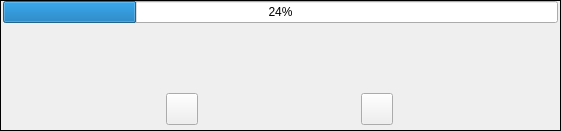
<?xml version="1.0" encoding="UTF-8"?>
<ui version="4.0">
 <class>AssetFaceWidget</class>
 <widget class="QWidget" name="AssetFaceWidget">
  <property name="geometry">
   <rect>
    <x>0</x>
    <y>0</y>
    <width>561</width>
    <height>131</height>
   </rect>
  </property>
  <property name="sizePolicy">
   <sizepolicy hsizetype="Expanding" vsizetype="Preferred">
    <horstretch>0</horstretch>
    <verstretch>0</verstretch>
   </sizepolicy>
  </property>
  <property name="minimumSize">
   <size>
    <width>0</width>
    <height>0</height>
   </size>
  </property>
  <property name="maximumSize">
   <size>
    <width>16777215</width>
    <height>16777215</height>
   </size>
  </property>
  <property name="windowTitle">
   <string>Form</string>
  </property>
  <layout class="QHBoxLayout" name="horizontalLayout_4">
   <property name="spacing">
    <number>2</number>
   </property>
   <property name="leftMargin">
    <number>0</number>
   </property>
   <property name="topMargin">
    <number>0</number>
   </property>
   <property name="rightMargin">
    <number>0</number>
   </property>
   <property name="bottomMargin">
    <number>0</number>
   </property>
   <item>
    <widget class="QFrame" name="m_MainFrame">
     <property name="frameShape">
      <enum>QFrame::Shape::Box</enum>
     </property>
     <property name="frameShadow">
      <enum>QFrame::Shadow::Plain</enum>
     </property>
     <layout class="QHBoxLayout" name="horizontalLayout_5">
      <property name="spacing">
       <number>2</number>
      </property>
      <property name="leftMargin">
       <number>0</number>
      </property>
      <property name="topMargin">
       <number>0</number>
      </property>
      <property name="rightMargin">
       <number>0</number>
      </property>
      <property name="bottomMargin">
       <number>0</number>
      </property>
      <item>
       <widget class="AvatarBar" name="m_LeftAvatarBar" native="true"/>
      </item>
      <item>
       <layout class="QVBoxLayout" name="verticalLayout">
        <item>
         <widget class="VxProgressBar" name="m_XferProgressBar">
          <property name="value">
           <number>24</number>
          </property>
         </widget>
        </item>
        <item>
         <layout class="QHBoxLayout" name="horizontalLayout_3">
          <item>
           <spacer name="horizontalSpacer">
            <property name="orientation">
             <enum>Qt::Orientation::Horizontal</enum>
            </property>
            <property name="sizeHint" stdset="0">
             <size>
              <width>40</width>
              <height>20</height>
             </size>
            </property>
           </spacer>
          </item>
          <item>
           <widget class="VxLabel" name="m_FaceLabel">
            <property name="sizePolicy">
             <sizepolicy hsizetype="Expanding" vsizetype="Preferred">
              <horstretch>0</horstretch>
              <verstretch>0</verstretch>
             </sizepolicy>
            </property>
            <property name="text">
             <string notr="true"/>
            </property>
            <property name="alignment">
             <set>Qt::AlignmentFlag::AlignCenter</set>
            </property>
           </widget>
          </item>
          <item>
           <spacer name="horizontalSpacer_2">
            <property name="orientation">
             <enum>Qt::Orientation::Horizontal</enum>
            </property>
            <property name="sizeHint" stdset="0">
             <size>
              <width>40</width>
              <height>20</height>
             </size>
            </property>
           </spacer>
          </item>
         </layout>
        </item>
        <item>
         <widget class="QFrame" name="m_TagFrame">
          <property name="sizePolicy">
           <sizepolicy hsizetype="Preferred" vsizetype="Preferred">
            <horstretch>0</horstretch>
            <verstretch>0</verstretch>
           </sizepolicy>
          </property>
          <property name="minimumSize">
           <size>
            <width>0</width>
            <height>16</height>
           </size>
          </property>
          <property name="maximumSize">
           <size>
            <width>16777215</width>
            <height>16777215</height>
           </size>
          </property>
          <property name="frameShape">
           <enum>QFrame::Shape::NoFrame</enum>
          </property>
          <property name="frameShadow">
           <enum>QFrame::Shadow::Raised</enum>
          </property>
          <layout class="QHBoxLayout" name="horizontalLayout">
           <property name="spacing">
            <number>2</number>
           </property>
           <property name="leftMargin">
            <number>0</number>
           </property>
           <property name="topMargin">
            <number>0</number>
           </property>
           <property name="rightMargin">
            <number>0</number>
           </property>
           <property name="bottomMargin">
            <number>0</number>
           </property>
           <item>
            <widget class="QLabel" name="m_LeftUserNameLabel">
             <property name="sizePolicy">
              <sizepolicy hsizetype="Minimum" vsizetype="Preferred">
               <horstretch>0</horstretch>
               <verstretch>0</verstretch>
              </sizepolicy>
             </property>
             <property name="text">
              <string notr="true"/>
             </property>
            </widget>
           </item>
           <item>
            <widget class="QLabel" name="m_TagUserTextLabel">
             <property name="sizePolicy">
              <sizepolicy hsizetype="Expanding" vsizetype="Preferred">
               <horstretch>0</horstretch>
               <verstretch>0</verstretch>
              </sizepolicy>
             </property>
             <property name="text">
              <string notr="true"/>
             </property>
             <property name="alignment">
              <set>Qt::AlignmentFlag::AlignCenter</set>
             </property>
            </widget>
           </item>
           <item>
            <widget class="QLabel" name="m_RightUserNameLabel">
             <property name="text">
              <string notr="true"/>
             </property>
             <property name="alignment">
              <set>Qt::AlignmentFlag::AlignRight|Qt::AlignmentFlag::AlignTrailing|Qt::AlignmentFlag::AlignVCenter</set>
             </property>
            </widget>
           </item>
          </layout>
         </widget>
        </item>
        <item>
         <widget class="QFrame" name="m_ButtonFrame">
          <property name="sizePolicy">
           <sizepolicy hsizetype="Preferred" vsizetype="Fixed">
            <horstretch>0</horstretch>
            <verstretch>0</verstretch>
           </sizepolicy>
          </property>
          <property name="minimumSize">
           <size>
            <width>0</width>
            <height>42</height>
           </size>
          </property>
          <property name="maximumSize">
           <size>
            <width>16777215</width>
            <height>42</height>
           </size>
          </property>
          <property name="frameShape">
           <enum>QFrame::Shape::NoFrame</enum>
          </property>
          <property name="frameShadow">
           <enum>QFrame::Shadow::Raised</enum>
          </property>
          <layout class="QHBoxLayout" name="horizontalLayout_2">
           <property name="spacing">
            <number>5</number>
           </property>
           <property name="leftMargin">
            <number>5</number>
           </property>
           <property name="topMargin">
            <number>5</number>
           </property>
           <property name="rightMargin">
            <number>5</number>
           </property>
           <property name="bottomMargin">
            <number>5</number>
           </property>
           <item>
            <widget class="VxPushButton" name="m_SendButton">
             <property name="sizePolicy">
              <sizepolicy hsizetype="Fixed" vsizetype="Fixed">
               <horstretch>0</horstretch>
               <verstretch>0</verstretch>
              </sizepolicy>
             </property>
             <property name="minimumSize">
              <size>
               <width>32</width>
               <height>32</height>
              </size>
             </property>
             <property name="maximumSize">
              <size>
               <width>32</width>
               <height>32</height>
              </size>
             </property>
             <property name="text">
              <string notr="true"/>
             </property>
             <property name="iconSize">
              <size>
               <width>32</width>
               <height>32</height>
              </size>
             </property>
            </widget>
           </item>
           <item>
            <widget class="VxPushButton" name="m_ShredButton">
             <property name="sizePolicy">
              <sizepolicy hsizetype="Fixed" vsizetype="Fixed">
               <horstretch>0</horstretch>
               <verstretch>0</verstretch>
              </sizepolicy>
             </property>
             <property name="minimumSize">
              <size>
               <width>32</width>
               <height>32</height>
              </size>
             </property>
             <property name="maximumSize">
              <size>
               <width>32</width>
               <height>32</height>
              </size>
             </property>
             <property name="text">
              <string notr="true"/>
             </property>
             <property name="iconSize">
              <size>
               <width>32</width>
               <height>32</height>
              </size>
             </property>
            </widget>
           </item>
          </layout>
         </widget>
        </item>
       </layout>
      </item>
      <item>
       <widget class="AvatarBar" name="m_RightAvatarBar" native="true">
        <property name="sizePolicy">
         <sizepolicy hsizetype="Preferred" vsizetype="Expanding">
          <horstretch>0</horstretch>
          <verstretch>0</verstretch>
         </sizepolicy>
        </property>
       </widget>
      </item>
     </layout>
    </widget>
   </item>
  </layout>
 </widget>
 <customwidgets>
  <customwidget>
   <class>VxPushButton</class>
   <extends>QPushButton</extends>
   <header location="global">VxPushButton.h</header>
  </customwidget>
  <customwidget>
   <class>AvatarBar</class>
   <extends>QWidget</extends>
   <header>AvatarBar.h</header>
   <container>1</container>
  </customwidget>
  <customwidget>
   <class>VxLabel</class>
   <extends>QLabel</extends>
   <header>VxLabel.h</header>
  </customwidget>
  <customwidget>
   <class>VxProgressBar</class>
   <extends>QProgressBar</extends>
   <header location="global">VxProgressBar.h</header>
  </customwidget>
 </customwidgets>
 <resources/>
 <connections/>
</ui>
